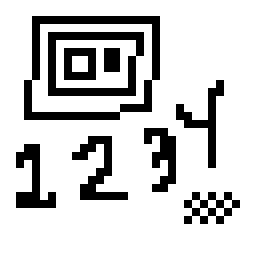
#> input picture random2/binary.png, 32 x 32 px (shown 8 times larger)
$ python CombCont.py
#> lines starting #> are read from the running program, lines starting #| are printed output that depends on the picture; after the words box and inside, x2 and y2 are one past the last pixel; in counts of white or black regions, pixels touching at a corner belong together
from PIL import Image, ImageDraw
from numpy import *
import matplotlib.pyplot as plt

def mono(rgb):
	r, g, b = rgb[:,:,0]/255, rgb[:,:,1]/255, rgb[:,:,2]/255
	mono = (r + g + b) / 3
	return mono

def showIm(I):
	img = Image.new('1',(shape(I)[0],shape(I)[1]))
	pixels = img.load()
	for i in range(img.size[0]):
		for j in range(img.size[1]):
			pixels[i, j] = I[j,i]
	img.show()

def index(I,i,j):
	v = zeros(8)
	if I[i,j+1] == 0:
		v[0] = 1
		v[1] = 1
		v[4] = 1
	if I[i+1,j+1] == 0:
		v[1] = 1
	if I[i+1,j] == 0:
		v[1] = 1
		v[2] = 1
		v[5] = 1
	if I[i+1,j-1] == 0:
		v[2] = 1
	if I[i,j-1] == 0:
		v[2] = 1
		v[3] = 1
		v[6] = 1
	if I[i-1,j-1] == 0:
		v[3] = 1
	if I[i-1,j] == 0:
		v[3] = 1
		v[0] = 1
		v[7] = 1
	if I[i-1,j+1] == 0:
		v[0] = 1
	ind = v[0]+v[1]+v[2]+v[3]-v[4]-v[5]-v[6]-v[7]
	return ind

#read image
img = Image.open('binary.png')
#> img is the input picture: PIL image 32x32 RGBA; mean R, G, B, A 206.2, 206.2, 206.2, 255
rgb = array(img)

#convert to mono
I = mono(rgb)
#> in mono, `r, g, b = rgb[:,:,0]/255, rgb[:,:,1]/255, rgb[:,:,2]/255`: r: shape (32, 32) float64; values 0 (black) and 1 (white), 80.9% white; black in thin lines or dots, all inside (x1, y1, x2, y2) = (2, 2, 30, 28)

l = 0
n = 0

while l< 1:
	for i in arange(1,img.size[1]-2):
		for j in arange(1,img.size[0]-2):
			if I[i,j] == 0 and index(I,i,j) == 1:
				I[i,j] = 1
				n = n+1
	print(n)
	if n == 0:
		l = 10
	else:
		n=0
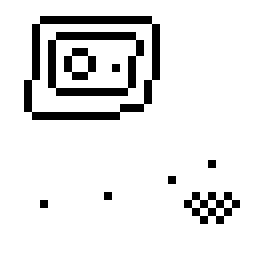
#> I: shape (32, 32) float64 (shown 8 times larger); values 0 (black) and 1 (white), 89.7% white; black in thin lines or dots, all inside (x1, y1, x2, y2) = (3, 2, 30, 28)


showIm(I)
#> in showIm, `img = Image.new('1',(shape(I)[0],shape(I)[1]))`: img: PIL image 32x32 1; every value is 0
#> (the run stopped early here; a loop or call above may not have finished)
